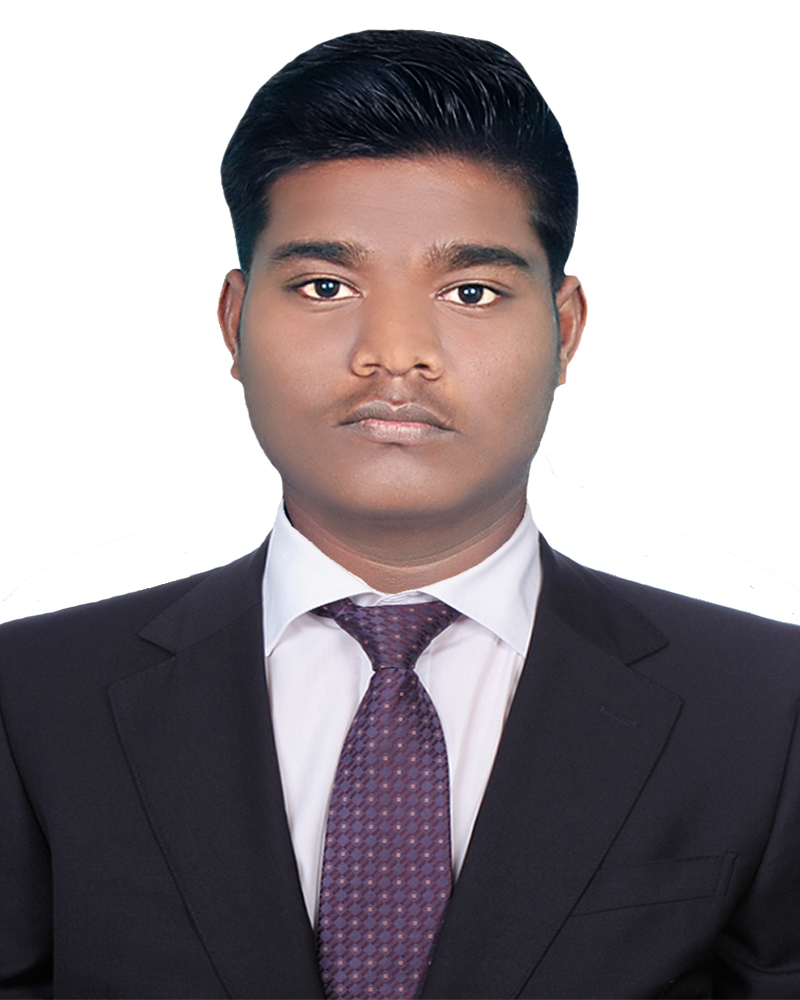
#> input picture Age and Gender Detection/image/image2.jpg, 800 x 1000 px
$ jupyter execute --allow-errors age_and_gender_detection.ipynb
#> lines starting #> are read from the running program, lines starting #| are printed output that depends on the picture
# Age and Gender Detection Project

## package names
* openCV
* matplotlib.pyplot

[cell 1]
import cv2
import matplotlib.pyplot as plt

[cell 2]
image = cv2.imread('image/image2.jpg')
#> image is the input picture: shape (1000, 800, 3); mean B, G, R 148.2, 144.6, 152
image = cv2.resize(image,(720,649))
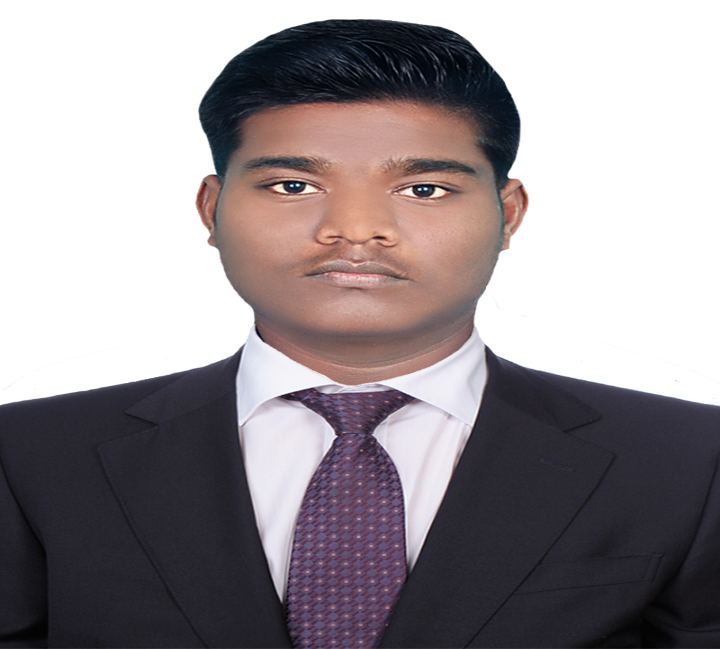
#> image: shape (649, 720, 3); mean B, G, R 148.2, 144.5, 151.9

[cell 3]
face1 = "model_packges/opencv_face_detector.pbtxt"
face2 = "model_packges/opencv_face_detector_uint8.pb"
age1 = "model_packges/age_deploy.prototxt"
age2 = "model_packges/age_net.caffemodel"
gen1 = "model_packges/gender_deploy.prototxt"
gen2 = "model_packges/gender_net.caffemodel"

model_mean_values = (78.4263377603, 87.7689143744, 114.895847746)

#Face
#> (the rest of this cell did not finish here and is left out)

[cell 4]
# Categories of distribution
lage = ['(0-2)','(4-6)','(8-12)','(15-20)','(21-24)','(25-32)',
        '(38-43)','(48-53)','(60-100)']
lgender = ['Male','Female']

[cell 5]
#copy image
fr_cv = image.copy()

[cell 6]
# Face detection
fr_h = fr_cv.shape[0]
#> fr_h = 649
fr_w = fr_cv.shape[1]
#> fr_w = 720
blob = cv2.dnn.blobFromImage(fr_cv, 1.0, (300, 300),
                             [104,117,123], True, False)

#> (the rest of this cell did not finish here and is left out)

[cell 7]
# Face boundin box creation
faceBoxes = []
#> (the rest of this cell did not finish here and is left out)

[cell 8]
# Checking if face detected or not
if not faceBoxes:
    print("No face Detected")

# Final results

[cell 9]
# loop for all the faces detected
for faceBox in faceBoxes:

    # Extraction face as per the faceBox
    face = fr_cv[max(0, faceBox[1]-15):min(faceBox[3]+15, fr_cv.shape[0]-1),
    max(0, faceBox[0]-15) : min(faceBox[2]+15,
                              fr_cv.shape[1]-1)]

    # Extracting the main blob part
    blob = cv2.dnn.blobFromImage(face, 1.0, (227, 227),
                                 model_mean_values, swapRB = False)

    # Predicion of gender
    gen.setInput(blob)
    genderPreds = gen.forward()
    gender = lgender[genderPreds[0].argmax()]

    #Prediction of age
    if hasattr(age,'setInput'):
        age.setInput(blob)
        agePreds = age.forward()
        age =lage[agePreds[0].argmax()]
    else:
        print("Invalid type for 'age'")

    #Putting text of age and gender
    #At the top of box
    cv2.putText(fr_cv,
               f'{gender},{age}',
               (faceBox[0]-150, faceBox[1]+10),
               cv2.FONT_HERSHEY_SIMPLEX,
               1.3,
               (217, 0, 0),4,cv2.LINE_AA)

    plt.figure(figsize = (7, 7))
    plt.imshow(fr_cv)


$ run again, with Age and Gender Detection/image/image1.jpg copied over Age and Gender Detection/image/image2.jpg
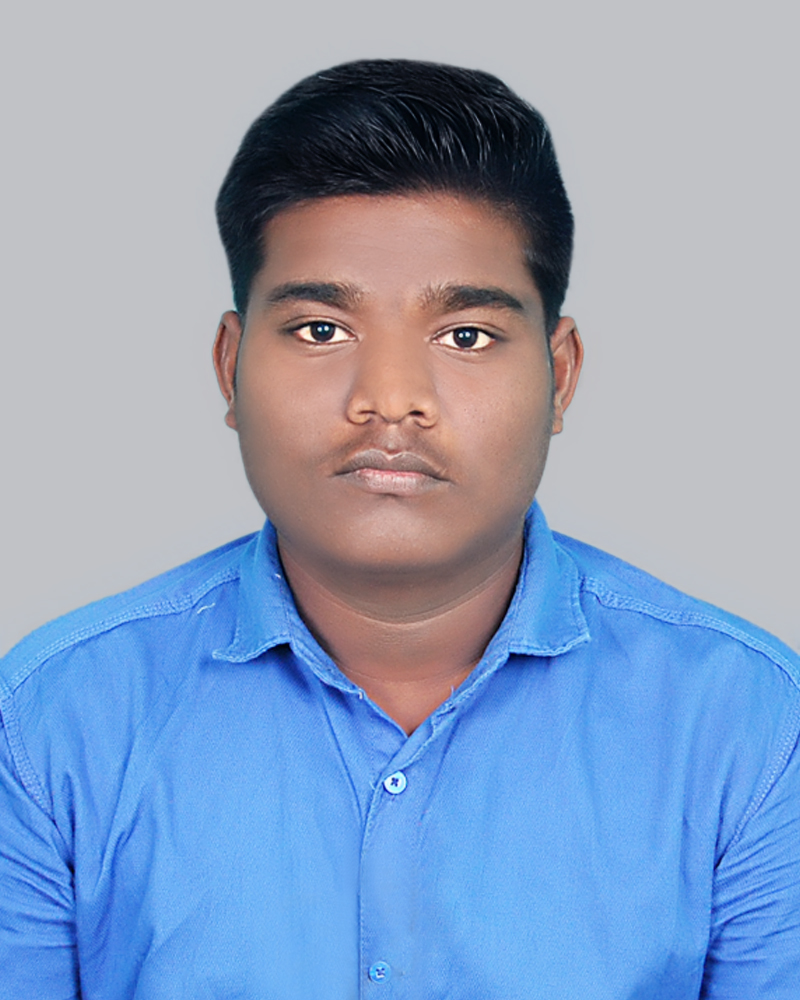
#> input picture Age and Gender Detection/image/image1.jpg, 800 x 1000 px
#> image is the input picture: shape (1000, 800, 3); mean B, G, R 189.8, 159.4, 140
#> `image = cv2.resize(image,(720,649))`:
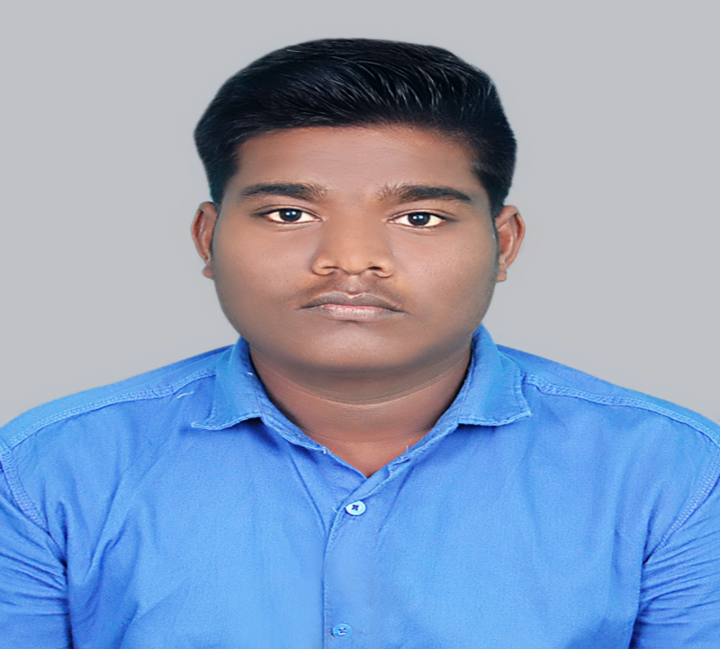
#> image: shape (649, 720, 3); mean B, G, R 189.8, 159.3, 139.9
